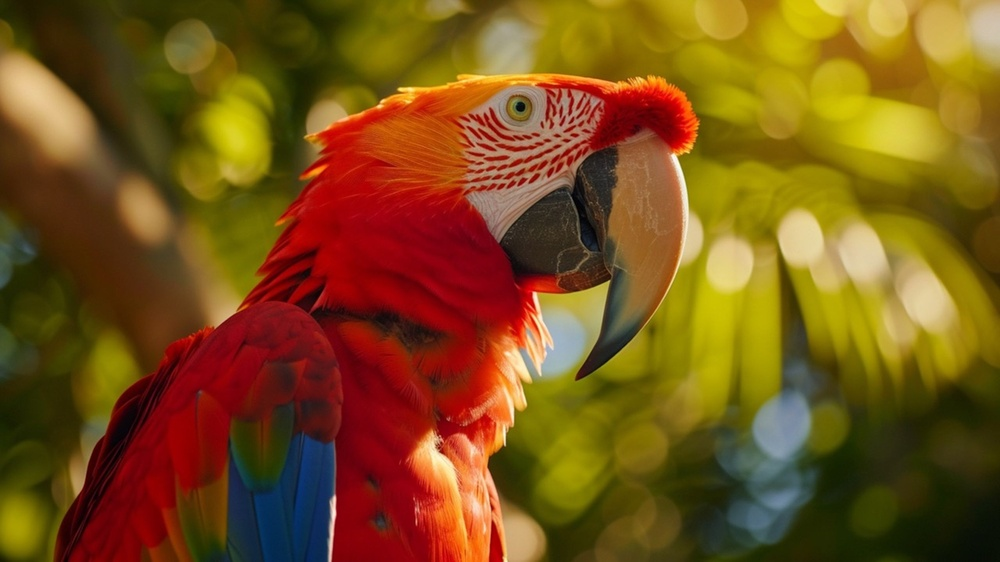
#> input picture Module-6/EnhanceAfter.jpg, 1000 x 562 px, shrunk from 2560 x 1440 before the run, found by its file name
$ python solution.py
#> lines starting #> are read from the running program, lines starting #| are printed output that depends on the picture
import cv2
import numpy as np
import matplotlib.pyplot as plt

# Load the RGB image
image_path = 'Module-6/EnhanceAfter.jpg'  # Replace with your image path
rgb_image = cv2.imread(image_path)
#> rgb_image is the input picture: shape (562, 1000, 3); mean B, G, R 24.5, 81.5, 120.9

# Convert the image from BGR (OpenCV default) to RGB
rgb_image = cv2.cvtColor(rgb_image, cv2.COLOR_BGR2RGB)

# Convert the RGB image to grayscale
gray_image = cv2.cvtColor(rgb_image, cv2.COLOR_RGB2GRAY)
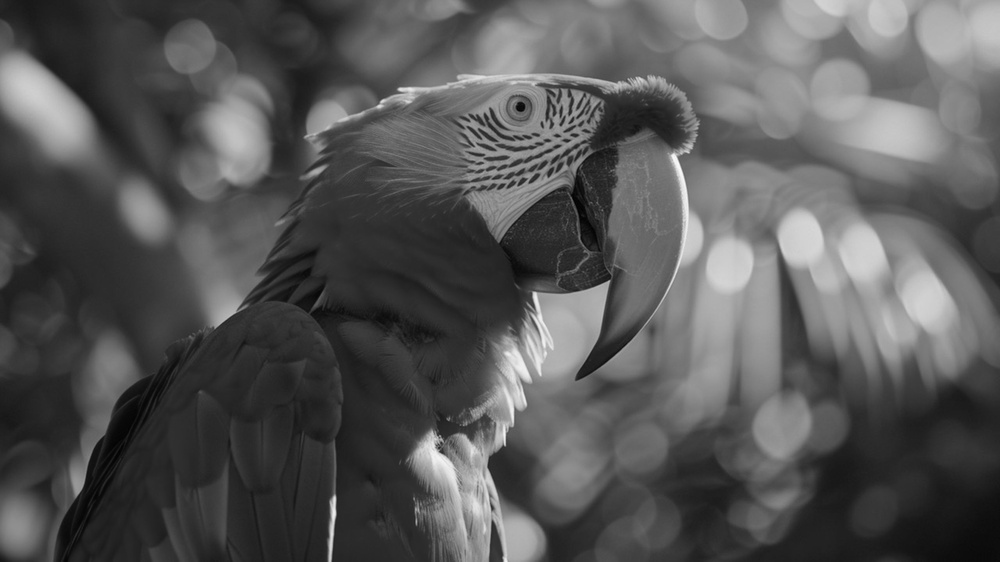
#> gray_image: shape (562, 1000); min 1, max 250, mean 86.8

# Calculate the histogram
histogram, bins = np.histogram(gray_image, bins=256, range=[0, 256])
#> histogram = 256 values, max 10731 at index 43, min 0 at index 0, mean 2195.3; bins = 257 values from 0 to 256

# Plot the grayscale image and its histogram
plt.figure(figsize=(12, 6))

# Show the grayscale image
plt.subplot(1, 2, 1)
plt.imshow(gray_image, cmap='gray')
plt.title('Grayscale Image')
plt.axis('off')

# Plot the histogram
plt.subplot(1, 2, 2)
plt.plot(bins[:-1], histogram, color='black')
plt.title('Frequency Histogram of Pixel Intensities')
plt.xlabel('Pixel Intensity (0-255)')
plt.ylabel('Frequency')

plt.tight_layout()
plt.show()
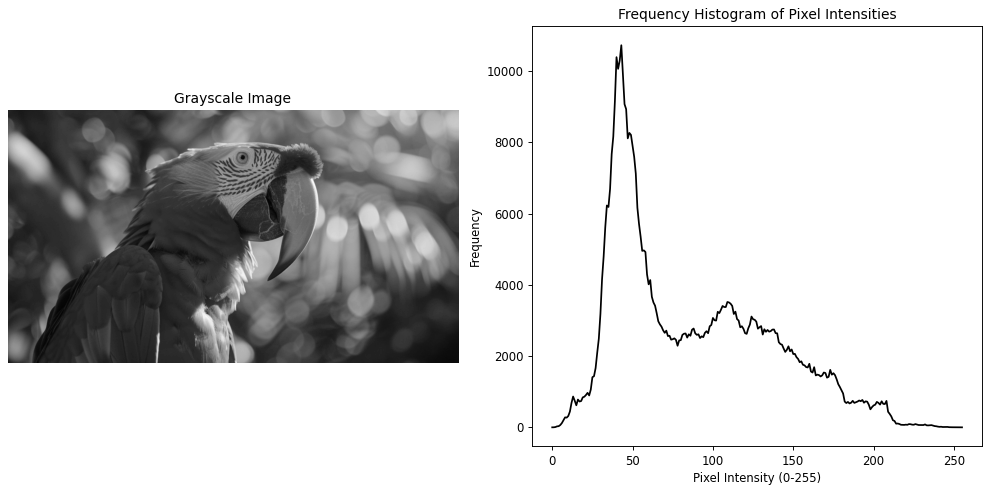
#> figure drawn by matplotlib, 2 panels; panel 2: curve peaks at x = 43, y = 10731
